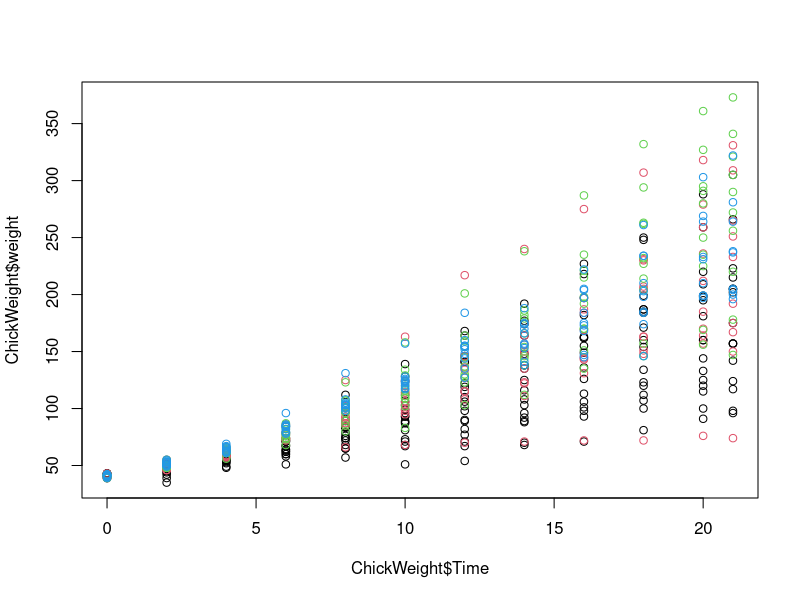
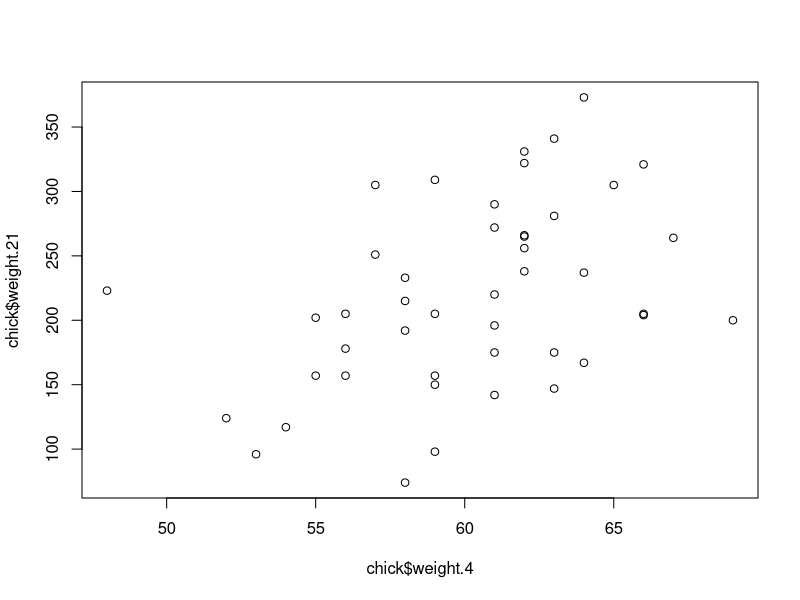
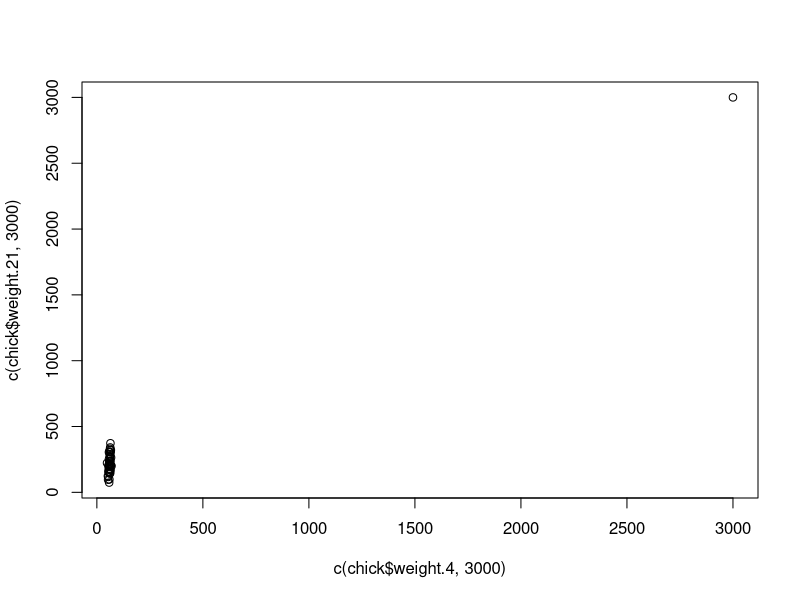

These charts were generated, in order, by the following R code:
# Mann-Whitney-Wilcoxon Test Exercises

# 1. Perform a t-test of x and y, after adding a single chick of weight 200 grams to x (the diet 1 chicks).
# What is the p-value from this test? The p-value of a test is available with the following code: t.test(x,y)$p.value
data("ChickWeight")

# Take a look at the weights of all observations over time and color the points to represent the Diet:
str(ChickWeight)
head(ChickWeight)

# Plot it - color the points to represent diet 
# Plot shows that rows are time (days) - what we want is to have the rows per chick 
plot( ChickWeight$Time, ChickWeight$weight, 
      col=ChickWeight$Diet)


# Reshape the data so that each row is a chick in order to facilitate comparison of weights at different time points and across different chicks
chick = reshape(ChickWeight, idvar=c("Chick", "Diet"), timevar="Time", 
                direction="wide")

head(chick)


# Remove any chicks that have missing observations at any time points. 
# Identify rows and remove nulls: 
chick = na.omit(chick)


# Median, MAD, and Spearman Correlation 
#1. How much does the average of chick weights at day 4 increase if we add an outlier measurement of 3000 grams? 
x <- c(chick$weight.4)
x
mean(x) # mean weight of chicks at day 4: 60.15556

# Append 3000 to vector x 

y <- append(x, 3000, after = length(x))
y
mean(y) # new mean weight after adding 3000: 124.0652 - nope...didn't work

mean(y)/mean(x) # Difference in means = 2.062407

# Quicker way to do this
chickout <- c(chick$weight.4, 3000) # Simple way to include 3000 at end

# get mean difference 
mean(chickout) / mean(c(chick$weight.4)) # 2.062407 - not robust 


#2. Compute the same ratio, but now using median instead of mean.
# Specifically, what is the median weight of the day 4 chicks, including the outlier chick, divided by the median of the weight of the day 4 chicks without the outlier.
median(y)/median(x) # 1 - robust

#3. Try the same thing but using standard deviation.
sd(y)/sd(x) # 101.2859 - not robust: outlier really has an impact 


# MAD : 1.4826*(xi - MED(x))
#4. What's the MAD with the outlier chick divided by the MAD without the outlier chick?
mad(y)/mad(x) # 1 - robust 

#5. Note: Spearman Correlation is robust (depends on ranks so not affected by outliers as much). The Pearson correlation is not.
# R Pearson correlation: cor(x,y)
# R Spearman correlation: cor(x,y, method="spearman")

# Plot the weights of chicks from day 4 and day 21 - without outlier 
plot(chick$weight.4,chick$weight.21)

# Pearson Correlation 
a <- cor(chick$weight.4,chick$weight.21) # 0.4159499 
a

# Spearman correlation
cor(chick$weight.4,chick$weight.21, method = "spearman") # 0.4303941

# Add the outlier & find Pearson Correlation
plot(c(chick$weight.4, 3000), c(chick$weight.21, 3000)) # Looks jam packed - much higher correlation 

# Calculate Pearson correlation with outlier 
b <- cor(c(chick$weight.4, 3000), c(chick$weight.21, 3000)) # 0.9861002

# Calculate the difference
#  Again, divide the Pearson correlation with the outlier chick over the Pearson correlation computed without the outliers. 
b/a # 2.370719 

# Mann-Whitney-Wilcoxon Test Exercises 
#1. Perform a t-test of x and y, after adding a single chick of weight 200 grams to x (the diet 1 chicks)
# What is the p-value from this test? 
x <- chick$weight.4[chick$Diet == 1]
y <- chick$weight.4[chick$Diet == 4]
t.test(c(x, 200), y)$p.value

